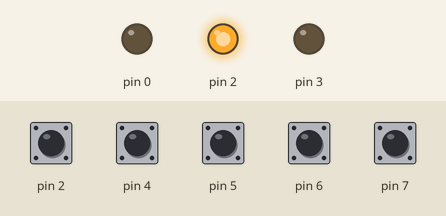
This sketch was run on a simulated Arduino Uno, built with avr-gcc and run on an emulated ATmega328P. Shown: output pins drawn as LEDs (lit = HIGH). Inputs (shaded band) come from the test bench; at power-on: pin 4–7 HIGH, pin 2 LOW.

Above: at 0.01 s.
At 1.4 s:
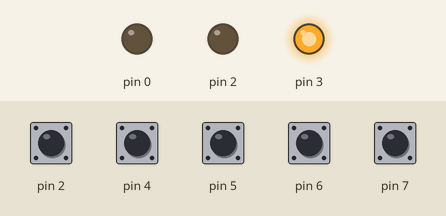
1.5 s: pin 2 pulsed HIGH 2 times (0.12 s each, 0.3 s apart)
At 1.77 s:
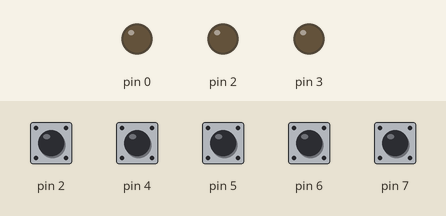
Timing chart, 0 to 4.5 s (numbered marks = the images above; inputs shaded):
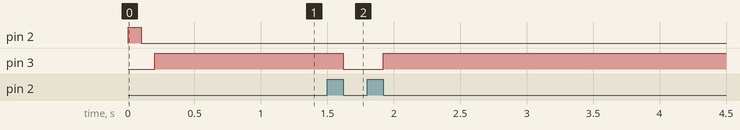

The sketch:

computer.ino
```cpp
#include "bus.h"
#include "controlbus.h"
#include "ringcounter.h"
#include "cpu.h"
#include "memory.h"

RingCounter RINGCOUNTER;
uint8_t clock_state = 0;
uint8_t prev_clock_state = 0;
uint8_t t_state = 0;
Bus BUS(3,
        22, 24, 26, 28, 30, 32, 34, 36,
        23, 25, 27, 29, 31, 33, 35, 37);
Bus INSTRUCTION_REGISTER(4, 5, 6, 7);
ControlBus CONTROLBUS(38, 39, 40, 41, 42, 43, 44, 45, 46, 47, 48, 49, 50, 51, 52, 53);
uint8_t ZERO_FLAG = 8;
uint8_t CARRY_FLAG = 9;
CentralProcessingUnit CPU(BUS, INSTRUCTION_REGISTER, CONTROLBUS, RINGCOUNTER, ZERO_FLAG, CARRY_FLAG);
Memory MEM(BUS, CONTROLBUS, RINGCOUNTER);


void Run()
{
  clock_state = RINGCOUNTER.GetClkState();
  t_state = RINGCOUNTER.GetTState();
  if(clock_state != prev_clock_state){
    prev_clock_state = clock_state;
    CPU.Run(clock_state, t_state);
    MEM.Run(clock_state);
  }

  // Make sure we disconnect the bus when not outputting
  // Currently, only memory outputs are configured
  // So, disconnect when RO is not set
  if (!(CONTROLBUS.GetControlWord() & RO)) {
    BUS.DisconnectWrite();
  }
}

void setup()
{
  CPU.Reset();
  MEM.Reset();
  RINGCOUNTER.AttachExternal(2);
}

void loop()
{
  Run();
}
```

bus.cpp
```cpp
#include <inttypes.h>
#include <Arduino.h>

#include "bus.h"

Bus::Bus(uint8_t we,
         uint8_t r0, uint8_t r1, uint8_t r2, uint8_t r3, uint8_t r4, uint8_t r5, uint8_t r6, uint8_t r7,
         uint8_t w0, uint8_t w1, uint8_t w2, uint8_t w3, uint8_t w4, uint8_t w5, uint8_t w6, uint8_t w7)
{
  init(0, we, r0, r1, r2, r3, r4, r5, r6, r7, w0, w1, w2, w3, w4, w5, w6, w7);
}

Bus::Bus(uint8_t r0, uint8_t r1, uint8_t r2, uint8_t r3, uint8_t r4, uint8_t r5, uint8_t r6, uint8_t r7)
{
  init(0, 255, r0, r1, r2, r3, r4, r5, r6, r7, 0, 0, 0, 0, 0, 0, 0, 0);
}

Bus::Bus(uint8_t we,
         uint8_t r0, uint8_t r1, uint8_t r2, uint8_t r3,
         uint8_t w0, uint8_t w1, uint8_t w2, uint8_t w3)
{
  init(1, we, r0, r1, r2, r3, 0, 0, 0, 0, w0, w1, w2, w3, 0, 0, 0, 0);
}

Bus::Bus(uint8_t r0, uint8_t r1, uint8_t r2, uint8_t r3)
{
  init(1, 255, r0, r1, r2, r3, 0, 0, 0, 0, 0, 0, 0, 0, 0, 0, 0, 0);
}

void Bus::init(uint8_t fourbitmode, uint8_t we,
               uint8_t r0, uint8_t r1, uint8_t r2, uint8_t r3, uint8_t r4, uint8_t r5, uint8_t r6, uint8_t r7,
               uint8_t w0, uint8_t w1, uint8_t w2, uint8_t w3, uint8_t w4, uint8_t w5, uint8_t w6, uint8_t w7)
{
  _bus_write_enable_pin = we;

  _bus_read_pins[0] = r0;
  _bus_read_pins[1] = r1;
  _bus_read_pins[2] = r2;
  _bus_read_pins[3] = r3;
  _bus_read_pins[4] = r4;
  _bus_read_pins[5] = r5;
  _bus_read_pins[6] = r6;
  _bus_read_pins[7] = r7;

  _bus_write_pins[0] = w0;
  _bus_write_pins[1] = w1;
  _bus_write_pins[2] = w2;
  _bus_write_pins[3] = w3;
  _bus_write_pins[4] = w4;
  _bus_write_pins[5] = w5;
  _bus_write_pins[6] = w6;
  _bus_write_pins[7] = w7;

  if(_bus_write_enable_pin != 255){
    pinMode(_bus_write_enable_pin, OUTPUT);
  }

  if(fourbitmode){
    _number_of_bits = 4;
  } else {
    _number_of_bits = 8;
  }

  for(uint8_t i = 0; i < _number_of_bits; i++){
    pinMode(_bus_read_pins[i], INPUT_PULLUP);
    pinMode(_bus_write_pins[i], OUTPUT);
  }
}

uint8_t Bus::GetContent()
{
  _bus_content = 0b00000000;

  // reading the bits one by one rightmost bit first
  for(uint8_t b = 0; b < _number_of_bits; b++){
    uint8_t bit = digitalRead(_bus_read_pins[b]);
    bitWrite(_bus_content, b, bit);
  }

  return _bus_content;
}

void Bus::SetContent(uint8_t byte)
{
  _bus_content = byte;
  if(_bus_write_enable_pin != 255){
    digitalWrite(_bus_write_enable_pin, 0);   // active low enable on 74LS245
  }

  // writing the bits one by one rightmost bit first
  for(uint8_t b = 0; b < _number_of_bits; b++){
    uint8_t bit = bitRead(_bus_content, b);
    digitalWrite(_bus_write_pins[b], bit);
  }
}

void Bus::DisconnectWrite()
{
  if(_bus_write_enable_pin != 255){
    digitalWrite(_bus_write_enable_pin, 1);   // active low enable on 74LS245
  }
}
```

bus.h
```cpp
#ifndef bus_h
#define bus_h

#include <inttypes.h>

class Bus
{
  public:
    // 8-bit R/W bus
    Bus(uint8_t we,   // write enable
        uint8_t r0, uint8_t r1, uint8_t r2, uint8_t r3, uint8_t r4, uint8_t r5, uint8_t r6, uint8_t r7,   // read pins
        uint8_t w0, uint8_t w1, uint8_t w2, uint8_t w3, uint8_t w4, uint8_t w5, uint8_t w6, uint8_t w7);  // write pins

    // 8-bit R-only bus
    Bus(uint8_t r0, uint8_t r1, uint8_t r2, uint8_t r3, uint8_t r4, uint8_t r5, uint8_t r6, uint8_t r7);  // read pins

    // 4-bit R/W bus
    Bus(uint8_t we,   // write enable
        uint8_t r0, uint8_t r1, uint8_t r2, uint8_t r3,   // read pins
        uint8_t w0, uint8_t w1, uint8_t w2, uint8_t w3);  // write pins

    // 4-bit R-only bus
    Bus(uint8_t r0, uint8_t r1, uint8_t r2, uint8_t r3);  // read pins

    void init(uint8_t fourbitmode, uint8_t we,
              uint8_t r0, uint8_t r1, uint8_t r2, uint8_t r3, uint8_t r4, uint8_t r5, uint8_t r6, uint8_t r7,
              uint8_t w0, uint8_t w1, uint8_t w2, uint8_t w3, uint8_t w4, uint8_t w5, uint8_t w6, uint8_t w7);

    void SetContent(uint8_t byte);
    uint8_t GetContent();
    void DisconnectWrite();

  private:
    uint8_t _number_of_bits;
    uint8_t _bus_content;
    uint8_t _bus_write_enable_pin;
    uint8_t _bus_read_pins[8];
    uint8_t _bus_write_pins[8];
};

#endif
```

controlbus.cpp
```cpp
#include <inttypes.h>
#include <Arduino.h>

#include "controlbus.h"

ControlBus::ControlBus(uint8_t ch,
                       uint8_t mi, uint8_t ri, uint8_t ro,
                       uint8_t ii, uint8_t io,
                       uint8_t ai, uint8_t ao,
                       uint8_t su, uint8_t eo,
                       uint8_t bi,
                       uint8_t oi,
                       uint8_t j, uint8_t ce, uint8_t co,
                       uint8_t fi)
{
  init(ch, mi, ri, ro, ii, io, ai, ao, su, eo, bi, oi, j, ce, co, fi);
}

void ControlBus::init(uint8_t ch,
                      uint8_t mi, uint8_t ri, uint8_t ro,
                      uint8_t ii, uint8_t io,
                      uint8_t ai, uint8_t ao,
                      uint8_t su, uint8_t eo,
                      uint8_t bi,
                      uint8_t oi,
                      uint8_t j, uint8_t ce, uint8_t co,
                      uint8_t fi)
{
  // since the word is read from right to left, halt pin is at 15 and flags in at 0
  _control_bus_pins[15] = ch;
  _control_bus_pins[14] = mi;
  _control_bus_pins[13] = ri;
  _control_bus_pins[12] = ro;
  _control_bus_pins[11] = ii;
  _control_bus_pins[10] = io;
  _control_bus_pins[9] = ai;
  _control_bus_pins[8] = ao;
  _control_bus_pins[7] = su;
  _control_bus_pins[6] = eo;
  _control_bus_pins[5] = bi;
  _control_bus_pins[4] = oi;
  _control_bus_pins[3] = j;
  _control_bus_pins[2] = ce;
  _control_bus_pins[1] = co;
  _control_bus_pins[0] = fi;

  for(uint8_t i; i <= 15; i++){
    pinMode(_control_bus_pins[i], OUTPUT);
  }
}

void ControlBus::SetControlWord(uint16_t word)
{
  _control_word = word;

  // writing the bits one by one rightmost bit first
  for(uint8_t b = 0; b <= 15; b++){
    uint8_t bit = bitRead(_control_word, b);
    digitalWrite(_control_bus_pins[b], bit);
  }
}

uint16_t ControlBus::GetControlWord()
{
  return _control_word;
}
```

controlbus.h
```cpp
#ifndef controlbus_h
#define controlbus_h

#include <inttypes.h>

const uint16_t NUL = 0b0000000000000000;
const uint16_t CH  = 0b1000000000000000;
const uint16_t MI  = 0b0100000000000000;
const uint16_t RI  = 0b0010000000000000;
const uint16_t RO  = 0b0001000000000000;
const uint16_t II  = 0b0000100000000000;
const uint16_t IO  = 0b0000010000000000;
const uint16_t AI  = 0b0000001000000000;
const uint16_t AO  = 0b0000000100000000;
const uint16_t SU  = 0b0000000010000000;
const uint16_t EO  = 0b0000000001000000;
const uint16_t BI  = 0b0000000000100000;
const uint16_t OI  = 0b0000000000010000;
const uint16_t J   = 0b0000000000001000;
const uint16_t CE  = 0b0000000000000100;
const uint16_t CO  = 0b0000000000000010;
const uint16_t FI  = 0b0000000000000001;

class ControlBus
{
  public:
    ControlBus(uint8_t ch,                          // clock halt
               uint8_t mi, uint8_t ri, uint8_t ro,  // mem address in, ram in, ram out
               uint8_t ii, uint8_t io,              // instruction reg in, out
               uint8_t ai, uint8_t ao,              // accumulator in, out
               uint8_t su, uint8_t eo,              // subtract, alu out
               uint8_t bi,                          // b reg out
               uint8_t oi,                          // output reg in
               uint8_t j, uint8_t ce, uint8_t co,   // jump, count enable, counter out
               uint8_t fi);                         // flags reg in

    void init(uint8_t ch,
              uint8_t mi, uint8_t ri, uint8_t ro,
              uint8_t ii, uint8_t io,
              uint8_t ai, uint8_t ao,
              uint8_t su, uint8_t eo,
              uint8_t bi,
              uint8_t oi,
              uint8_t j, uint8_t ce, uint8_t co,
              uint8_t fi);

    void SetControlWord(uint16_t word);
    uint16_t GetControlWord();

  private:
    uint16_t _control_word;
    uint8_t _control_bus_pins[16];
};

#endif
```

cpu.cpp
```cpp
#include <inttypes.h>
#include <Arduino.h>

#include "cpu.h"
#include "bus.h"
#include "controlbus.h"
#include "ringcounter.h"
#include "ucode.h"

// CPU constructor
CentralProcessingUnit::CentralProcessingUnit(Bus& b, Bus& ir, ControlBus& cb, RingCounter& rc, uint8_t zf, uint8_t cf) :
    _bus(b), _instruction_register(ir), _control_bus(cb), _ring_counter(rc), _zero_flag_pin(zf), _carry_flag_pin(cf){}

// Resetting the CPU will also reset the connected hardware components
void CentralProcessingUnit::Reset()
{
  // Reset all hardware components
  pinMode(_zero_flag_pin, INPUT);
  pinMode(_carry_flag_pin, INPUT);
  _bus.SetContent(0x00);
  _control_bus.SetControlWord(MI|II|AI|BI|OI|J|FI); // all registers in
  _ring_counter.AttachInternal(2, 100);
  _ring_counter.Rise();
  _ring_counter.Fall();
  _ring_counter.Reset();

  // Hand over control to void Run()
  _control_bus.SetControlWord(NUL);
  _bus.DisconnectWrite();
}

// Running the computer will start the program from RAM
void CentralProcessingUnit::Run(uint8_t clk, uint8_t t)
{
  _clock_state = clk;
  _t_state     = t;
  if(_clock_state == 0)
  {
    // read instruction and flags
    _instruction = _instruction_register.GetContent();
    _zero_flag = digitalRead(_zero_flag_pin);
    _carry_flag = digitalRead(_carry_flag_pin);

    // set instruction to NOP if flag not set
    if(_instruction == 0b1000 && _zero_flag  == 0){_instruction = NOP;}
    if(_instruction == 0b0111 && _carry_flag == 0){_instruction = NOP;}

    // set controlword from microcode
    _control_word = ucode[_instruction][_t_state];
    _control_bus.SetControlWord(_control_word);
  }
}
```

cpu.h
```cpp
#ifndef cpu_h
#define cpu_h

#include <inttypes.h>

#include "bus.h"
#include "controlbus.h"
#include "ringcounter.h"

class CentralProcessingUnit
{
  public:
    CentralProcessingUnit(Bus& b, Bus& ir, ControlBus& cb, RingCounter& rc, uint8_t zf, uint8_t cf);
    void Reset();
    void Run(uint8_t clk, uint8_t t);

  private:
    Bus& _bus;
    Bus& _instruction_register;
    ControlBus& _control_bus;
    RingCounter& _ring_counter;
    uint8_t _zero_flag_pin;
    uint8_t _carry_flag_pin;
    uint8_t _zero_flag;
    uint8_t _carry_flag;
    uint8_t _clock_state;
    uint8_t  _t_state;
    uint8_t  _instruction;
    uint16_t _control_word;
};

#endif
```

memory.cpp
```cpp
#include <inttypes.h>
#include <Arduino.h>

#include "memory.h"
#include "bus.h"
#include "controlbus.h"
#include "ringcounter.h"

Memory::Memory(Bus& b, ControlBus& cb, RingCounter& rc) :
    _bus(b), _control_bus(cb), _ring_counter(rc){}

void Memory::Reset()
{
  _memory_address = 0;
}

void Memory::Run(uint8_t clk)
{
  _clock_state = clk;
  _control_word = _control_bus.GetControlWord();

  if(_clock_state == 0){
    if (_control_word & RO) {
      _bus.SetContent(_memory_content[_memory_address]);
    }
  }

  else if(_clock_state == 1){
    if (_control_word & MI) {
      _memory_address = _bus.GetContent();
    }
    if (_control_word & RI) {
      _memory_content[_memory_address] = _bus.GetContent();
    }
  }
}
```

memory.h
```cpp
#ifndef memory_h
#define memory_h

#include <inttypes.h>

#include "bus.h"
#include "controlbus.h"
#include "ringcounter.h"
#include "ucode.h"

class Memory
{
  public:
    Memory(Bus& b, ControlBus& cb, RingCounter& rc);
    void Reset();
    void Run(uint8_t clk);

  private:
    Bus& _bus;
    ControlBus& _control_bus;
    RingCounter& _ring_counter;

    uint8_t _bus_content;
    uint16_t _control_word;
    uint8_t _clock_state;

    uint8_t _memory_address;

    uint8_t _memory_content[16]{
      JMP|2,
      NOP,
      JMP|4,
      NOP,
      JMP|6,
      NOP,
      JMP|8,
      NOP,
      JMP|10,
      NOP,
      JMP|12,
      NOP,
      JMP|14,
      NOP,
      JMP|0,
      NOP
    };
};

#endif
```

ringcounter.cpp
```cpp
#include <inttypes.h>
#include <Arduino.h>

#include "ringcounter.h"

void RingCounter::AttachExternal(uint8_t clk)
{
  _external_clock = 1;
  _clk_pin = clk;
  pinMode(_clk_pin, INPUT);
}

void RingCounter::AttachInternal(uint8_t clk, uint16_t delay)
{
  _external_clock = 0;
  _clk_pin = clk;
  pinMode(_clk_pin, OUTPUT);
  _delay = delay;
}

void RingCounter::Reset()
{
  _clk_state = 0;
  _prev_clk_state = 0;
  _t_state = 0;
}

void RingCounter::Rise()
{
  _clk_state = 1;
  if(_external_clock == 0){
    digitalWrite(_clk_pin, _clk_state);
    delay(_delay);
  }
}

void RingCounter::Fall()
{
  _clk_state = 0;
  if(_external_clock == 0){
    digitalWrite(_clk_pin, _clk_state);
    delay(_delay);
  }
}

uint8_t RingCounter::GetTState()
{
  // when clock goes low, increment t-state up to max t-state
  if(_clk_state != _prev_clk_state && _clk_state == 0){
    _t_state < _max_t_state ? _t_state += 1 : _t_state = 0;
  }
  _prev_clk_state = _clk_state;
  return _t_state;
}

uint8_t RingCounter::GetClkState()
{
  // if external clock, read clock pin
  _external_clock == 0 ? _clk_state : _clk_state = digitalRead(_clk_pin);
  return _clk_state;
}
```

ringcounter.h
```cpp
#ifndef ringcounter_h
#define ringcounter_h

#include <inttypes.h>

class RingCounter
{
  public:
    RingCounter;
    void AttachExternal(uint8_t clk);
    void AttachInternal(uint8_t clk, uint16_t delay);

    void Reset();

    uint8_t GetTState();
    uint8_t GetClkState();

    void Rise();
    void Fall();

  private:
    uint8_t _external_clock;

    uint8_t _clk_pin;
    uint8_t _invclk_pin;

    uint8_t _clk_state = 0;
    uint8_t _prev_clk_state = 0;
    uint8_t _t_state = 0;
    uint8_t _max_t_state = 4;

    uint16_t _delay = 1;
};

#endif
```

ucode.h
```cpp
#ifndef ucode_h
#define ucode_h

#include <inttypes.h>

#include "controlbus.h"

const uint8_t NOP = 0b00000000;
const uint8_t LDA = 0b00010000;
const uint8_t ADD = 0b00100000;
const uint8_t SUB = 0b00110000;
const uint8_t STA = 0b01000000;
const uint8_t LDI = 0b01010000;
const uint8_t JMP = 0b01100000;
const uint8_t JC  = 0b01110000;
const uint8_t JZ  = 0b10000000;
const uint8_t OUT = 0b11100000;
const uint8_t HLT = 0b11110000;

static const uint16_t ucode[16][8]
{
  { MI|CO,  RO|II|CE,  0,      0,      0,           0, 0, 0 },   // 0000 - NOP
  { MI|CO,  RO|II|CE,  IO|MI,  RO|AI,  0,           0, 0, 0 },   // 0001 - LDA
  { MI|CO,  RO|II|CE,  IO|MI,  RO|BI,  EO|AI|FI,    0, 0, 0 },   // 0010 - ADD
  { MI|CO,  RO|II|CE,  IO|MI,  RO|BI,  EO|AI|SU|FI, 0, 0, 0 },   // 0011 - SUB
  { MI|CO,  RO|II|CE,  IO|MI,  AO|RI,  0,           0, 0, 0 },   // 0100 - STA
  { MI|CO,  RO|II|CE,  IO|AI,  0,      0,           0, 0, 0 },   // 0101 - LDI
  { MI|CO,  RO|II|CE,  IO|J,   0,      0,           0, 0, 0 },   // 0110 - JMP
  { MI|CO,  RO|II|CE,  IO|J,   0,      0,           0, 0, 0 },   // 0111 - JC
  { MI|CO,  RO|II|CE,  IO|J,   0,      0,           0, 0, 0 },   // 1000 - JZ
  { MI|CO,  RO|II|CE,  0,      0,      0,           0, 0, 0 },   // 1001
  { MI|CO,  RO|II|CE,  0,      0,      0,           0, 0, 0 },   // 1010
  { MI|CO,  RO|II|CE,  0,      0,      0,           0, 0, 0 },   // 1011
  { MI|CO,  RO|II|CE,  0,      0,      0,           0, 0, 0 },   // 1100
  { MI|CO,  RO|II|CE,  0,      0,      0,           0, 0, 0 },   // 1101
  { MI|CO,  RO|II|CE,  AO|OI,  0,      0,           0, 0, 0 },   // 1110 - OUT
  { MI|CO,  RO|II|CE,  CH,     0,      0,           0, 0, 0 },   // 1111 - HLT
};

#endif
```

Measured:
- after the input at 1.5 s, pin 3: HIGH → LOW after 0.12 s, → HIGH 0.30 s later
